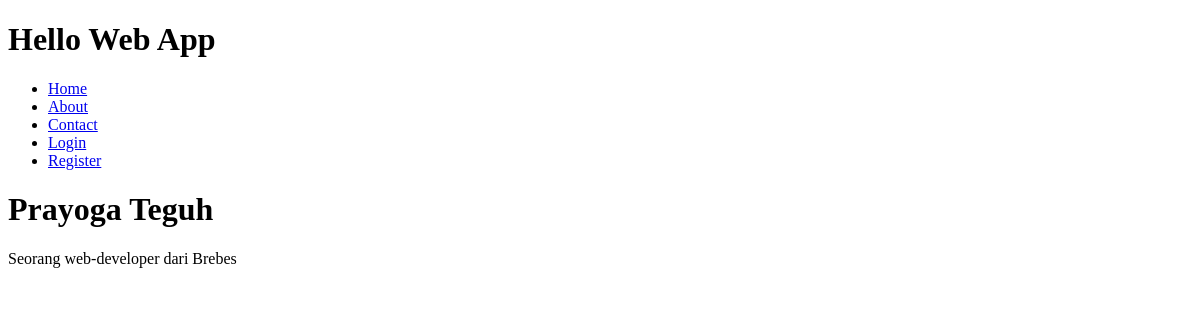
Before: /things/prayoga-teguh/ with the older database file.
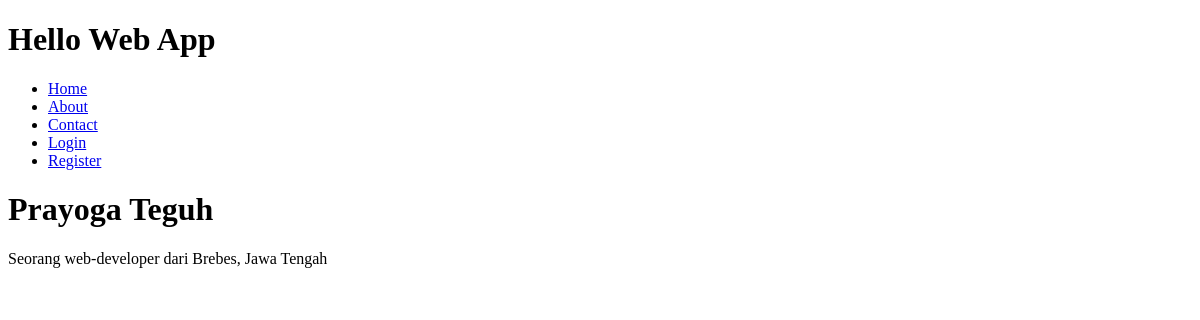
After: the same page with the newer database file.
### collection/models.py (models this page shows)
class Thing(models.Model):
    name = models.CharField(max_length=255)
    description = models.TextField()
    slug = models.SlugField(unique=True)
    user = models.OneToOneField(User, blank=True, null=True)

### collection/views.py (the view)
# urls.py: url(r'^things/(?P<slug>[-\w]+)/$', views.thing_detail, name='thing_detail'),
def thing_detail(request, slug):
    thing = Thing.objects.get(slug=slug)
    return render(request, 'things/thing_detail.html', {'thing': thing,})

### collection/templates/things/thing_detail.html (shortened to what this page needs)
{% extends 'base.html' %}
{% block content %}
    <h1>{{ thing.name }}</h1>
    <p>{{ thing.description }}</p>
{% endblock %}

Changed rows visible on the page:
changed Thing "Prayoga Teguh": description "Seorang web-developer dari Brebes" → "Seorang web-developer dari Brebes, Jawa Tengah"
